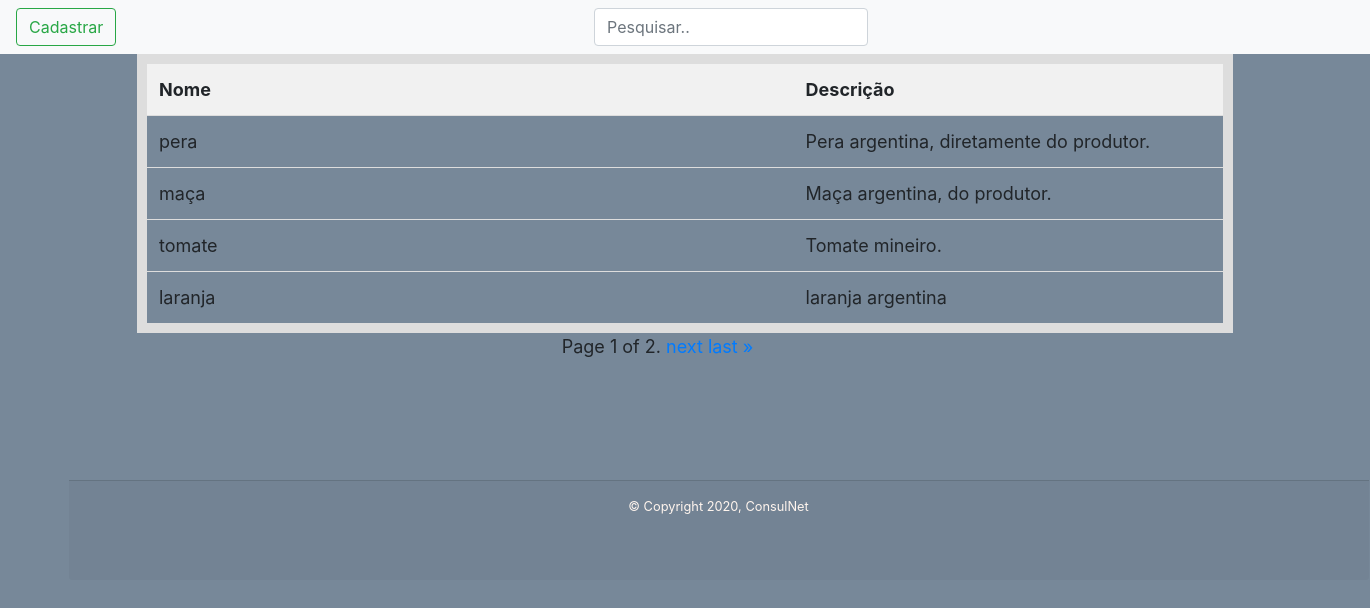
The page / on the database its author committed.
### deposito/models.py (models this page shows, shortened)
class itens(models.Model):
    produto = models.CharField(max_length=100, null=True)
    preco = models.CharField(max_length=10, null=True)
    data = models.DateTimeField(auto_now_add=True)
    descricao = models.TextField(null=True)

### deposito/views.py (the view)
# urls.py: path('', views.Index, name='index'),
def Index(request):
    object_list = itens.objects.all()
    paginator = Paginator(object_list, 4) # Show 25 contacts per page.
    page_number = request.GET.get('page')
    page_obj = paginator.get_page(page_number)
    return render(request,"index.html", {'page_obj': page_obj})

### deposito/templates/index.html (shortened to what this page needs)
<!doctype html>
<html lang="en">
<head>
    {% load static %}
    <link rel="stylesheet" href="https://stackpath.bootstrapcdn.com/bootstrap/4.3.1/css/bootstrap.min.css">
    <link href="{% static 'styles/styles.css' %}" rel="stylesheet">
</head>
<body>
    <nav class="navbar navbar-expand-lg navbar-light bg-light">
        <form action="cadastro" method="GET">
            <button class="btn btn-outline-success my-2 my-sm-0" type="menu">Cadastrar</button>
        </form>
        <div class="div">
            <form class="form-inline my-2 my-lg-0">
                <input class="form-control mr-sm-2" type="search" placeholder="Pesquisar.." id="myInput" onkeyup="myFunction()">
            </form>
        </div>
    </nav>
    <section>
        <table id="myTable">
            <tr class="header">
                <th style="width:60%;">Nome</th>
                <th style="width:40%;">Descrição</th>
            </tr>
            <tr>
                {% for item in page_obj %}
                <td> {{item.produto}}</td>
                <td>{{item.descricao}}</td>
            </tr>
            {%endfor%}
        </table>
        <div class="pagination">
            <span class="step-links">
                <span class="current">
                    Page {{ page_obj.number }} of {{ page_obj.paginator.num_pages }}.
                </span> {% if page_obj.has_next %}
            <a href="?page={{ page_obj.next_page_number }}">next</a>
            <a href="?page={{ page_obj.paginator.num_pages }}">last &raquo;</a> {% endif %}
            </span>
        </div>
    </section>
    <footer id="footer">
        <div class="card-footer text-muted">
            <small>&copy; Copyright 2020, ConsulNet</small>
        </div>
    </footer>
</body>
</html>

### deposito/static/styles/styles.css (style rules this page uses)
body { background-color: lightslategrey; }
nav .div { display: block; margin-left: auto; margin-right: auto }
#footer .card-footer { position: absolute; left: 5%; top: 60%; width: 1300px; height: 100px; text-align: center; }
small { color: seashell; }
#myTable { position: relative; width: 80%; border: 10px solid #ddd; font-size: 18px; left: 10%; }
#myTable th, #myTable td { text-align: left; padding: 12px; }
#myTable tr { border-bottom: 1px solid #ddd; }
#myTable tr.header, #myTable tr:hover { background-color: #f1f1f1; }
.pagination { position: relative; width: 20%; font-size: 18px; left: 41%; }

### rows shown on the page
itens: produto "pera", descricao "Pera argentina, diretamente do produtor."
itens: produto "maça", descricao "Maça argentina, do produtor."
itens: produto "tomate", descricao "Tomate mineiro."
itens: produto "laranja", descricao "laranja argentina"

### other values the page prints
{{ page_obj.number }} "1"
{{ page_obj.paginator.num_pages }} "2"
